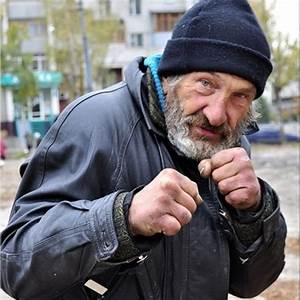
#> input picture name/th.jpg, 300 x 300 px, found by its file name
$ python main.py
#> lines starting #> are read from the running program, lines starting #| are printed output that depends on the picture
from PIL import Image

def bilde():

  datne = "name/th.jpg"
  with Image.open(datne) as im:


#> im is the input picture: PIL image 300x300 RGB; mean R, G, B 111.8, 109.3, 112.8
    print(datne, im.format, f"{im.size}x{im.mode}")
#| name/th.jpg JPEG (300, 300)xRGB
    im.show()

    izmers = (100,100)

    im.thumbnail(izmers)
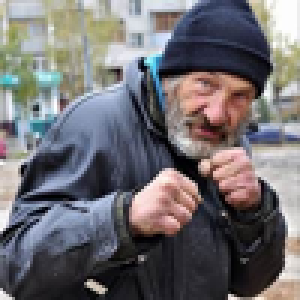
#> im: PIL image 100x100 RGB (shown 3 times larger); mean R, G, B 111.8, 109.3, 112.8

    im.save("name/wz.jpg", im.format)


bilde()
